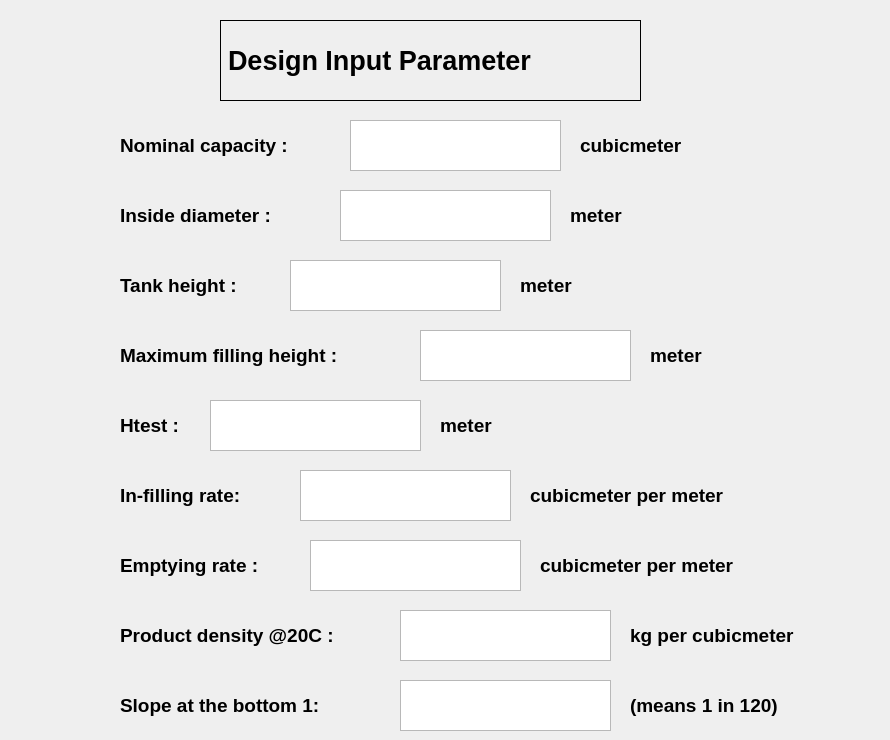
  <widget class="QWidget" name="DesignInputParameter">
   <widget class="QLabel" name="heading_2">
    <property name="geometry">
     <rect>
      <x>220</x>
      <y>20</y>
      <width>421</width>
      <height>81</height>
     </rect>
    </property>
    <property name="font">
     <font>
      <pointsize>20</pointsize>
      <weight>75</weight>
      <bold>true</bold>
     </font>
    </property>
    <property name="autoFillBackground">
     <bool>true</bool>
    </property>
    <property name="frameShape">
     <enum>QFrame::Box</enum>
    </property>
    <property name="text">
     <string>Design Input Parameter</string>
    </property>
   </widget>
   <widget class="QTextEdit" name="Nominalcapacity">
    <property name="geometry">
     <rect>
      <x>350</x>
      <y>120</y>
      <width>211</width>
      <height>51</height>
     </rect>
    </property>
   </widget>
   <widget class="QLabel" name="Nominalcapacity_2">
    <property name="geometry">
     <rect>
      <x>120</x>
      <y>120</y>
      <width>231</width>
      <height>51</height>
     </rect>
    </property>
    <property name="font">
     <font>
      <pointsize>14</pointsize>
      <weight>75</weight>
      <bold>true</bold>
     </font>
    </property>
    <property name="text">
     <string>Nominal capacity :</string>
    </property>
   </widget>
   <widget class="QLabel" name="Insidediameter_2">
    <property name="geometry">
     <rect>
      <x>120</x>
      <y>190</y>
      <width>201</width>
      <height>51</height>
     </rect>
    </property>
    <property name="font">
     <font>
      <pointsize>14</pointsize>
      <weight>75</weight>
      <bold>true</bold>
     </font>
    </property>
    <property name="text">
     <string>Inside diameter :</string>
    </property>
   </widget>
   <widget class="QTextEdit" name="Insidediameter">
    <property name="geometry">
     <rect>
      <x>340</x>
      <y>190</y>
      <width>211</width>
      <height>51</height>
     </rect>
    </property>
   </widget>
   <widget class="QLabel" name="tankheight_2">
    <property name="geometry">
     <rect>
      <x>120</x>
      <y>260</y>
      <width>201</width>
      <height>51</height>
     </rect>
    </property>
    <property name="font">
     <font>
      <pointsize>14</pointsize>
      <weight>75</weight>
      <bold>true</bold>
     </font>
    </property>
    <property name="text">
     <string>Tank height :</string>
    </property>
   </widget>
   <widget class="QTextEdit" name="tankheight">
    <property name="geometry">
     <rect>
      <x>290</x>
      <y>260</y>
      <width>211</width>
      <height>51</height>
     </rect>
    </property>
   </widget>
   <widget class="QLabel" name="maximumfillingheight_2">
    <property name="geometry">
     <rect>
      <x>120</x>
      <y>330</y>
      <width>291</width>
      <height>51</height>
     </rect>
    </property>
    <property name="font">
     <font>
      <pointsize>14</pointsize>
      <weight>75</weight>
      <bold>true</bold>
     </font>
    </property>
    <property name="text">
     <string>Maximum filling height :</string>
    </property>
   </widget>
   <widget class="QTextEdit" name="maximumfillingheight">
    <property name="geometry">
     <rect>
      <x>420</x>
      <y>330</y>
      <width>211</width>
      <height>51</height>
     </rect>
    </property>
   </widget>
   <widget class="QLabel" name="Htest_2">
    <property name="geometry">
     <rect>
      <x>120</x>
      <y>400</y>
      <width>201</width>
      <height>51</height>
     </rect>
    </property>
    <property name="font">
     <font>
      <pointsize>14</pointsize>
      <weight>75</weight>
      <bold>true</bold>
     </font>
    </property>
    <property name="text">
     <string>Htest :</string>
    </property>
   </widget>
   <widget class="QTextEdit" name="Htest">
    <property name="geometry">
     <rect>
      <x>210</x>
      <y>400</y>
      <width>211</width>
      <height>51</height>
     </rect>
    </property>
   </widget>
   <widget class="QLabel" name="infillingrate_2">
    <property name="geometry">
     <rect>
      <x>120</x>
      <y>470</y>
      <width>201</width>
      <height>51</height>
     </rect>
    </property>
    <property name="font">
     <font>
      <pointsize>14</pointsize>
      <weight>75</weight>
      <bold>true</bold>
     </font>
    </property>
    <property name="text">
     <string>In-filling rate:</string>
    </property>
   </widget>
   <widget class="QTextEdit" name="infillingrate">
    <property name="geometry">
     <rect>
      <x>300</x>
      <y>470</y>
      <width>211</width>
      <height>51</height>
     </rect>
    </property>
   </widget>
   <widget class="QLabel" name="Emptyingrate_2">
    <property name="geometry">
     <rect>
      <x>120</x>
      <y>540</y>
      <width>201</width>
      <height>51</height>
     </rect>
    </property>
    <property name="font">
     <font>
      <pointsize>14</pointsize>
      <weight>75</weight>
      <bold>true</bold>
     </font>
    </property>
    <property name="text">
     <string>Emptying rate :</string>
    </property>
   </widget>
   <widget class="QTextEdit" name="Emptyingrate">
    <property name="geometry">
     <rect>
      <x>310</x>
      <y>540</y>
      <width>211</width>
      <height>51</height>
     </rect>
    </property>
   </widget>
   <widget class="QLabel" name="Productdensity20C_2">
    <property name="geometry">
     <rect>
      <x>120</x>
      <y>610</y>
      <width>291</width>
      <height>51</height>
     </rect>
    </property>
    <property name="font">
     <font>
      <pointsize>14</pointsize>
      <weight>75</weight>
      <bold>true</bold>
     </font>
    </property>
    <property name="text">
     <string>Product density @20C :</string>
    </property>
   </widget>
   <widget class="QTextEdit" name="Productdensity20C">
    <property name="geometry">
     <rect>
      <x>400</x>
      <y>610</y>
      <width>211</width>
      <height>51</height>
     </rect>
    </property>
   </widget>
   <widget class="QLabel" name="Slopeatthebottom1_2">
    <property name="geometry">
     <rect>
      <x>120</x>
      <y>680</y>
      <width>291</width>
      <height>51</height>
     </rect>
    </property>
    <property name="font">
     <font>
      <pointsize>14</pointsize>
      <weight>75</weight>
      <bold>true</bold>
     </font>
    </property>
    <property name="text">
     <string>Slope at the bottom 1:</string>
    </property>
   </widget>
   <widget class="QTextEdit" name="Slopeatthebottom1">
    <property name="geometry">
     <rect>
      <x>400</x>
      <y>680</y>
      <width>211</width>
      <height>51</height>
     </rect>
    </property>
   </widget>
   <widget class="QLabel" name="unit">
    <property name="geometry">
     <rect>
      <x>580</x>
      <y>120</y>
      <width>231</width>
      <height>51</height>
     </rect>
    </property>
    <property name="font">
     <font>
      <pointsize>14</pointsize>
      <weight>75</weight>
      <bold>true</bold>
     </font>
    </property>
    <property name="text">
     <string>cubicmeter</string>
    </property>
   </widget>
   <widget class="QLabel" name="unit_2">
    <property name="geometry">
     <rect>
      <x>570</x>
      <y>190</y>
      <width>231</width>
      <height>51</height>
     </rect>
    </property>
    <property name="font">
     <font>
      <pointsize>14</pointsize>
      <weight>75</weight>
      <bold>true</bold>
     </font>
    </property>
    <property name="text">
     <string>meter</string>
    </property>
   </widget>
   <widget class="QLabel" name="unit_3">
    <property name="geometry">
     <rect>
      <x>520</x>
      <y>260</y>
      <width>231</width>
      <height>51</height>
     </rect>
    </property>
    <property name="font">
     <font>
      <pointsize>14</pointsize>
      <weight>75</weight>
      <bold>true</bold>
     </font>
    </property>
    <property name="text">
     <string>meter</string>
    </property>
   </widget>
   <widget class="QLabel" name="unit_4">
    <property name="geometry">
     <rect>
      <x>650</x>
      <y>330</y>
      <width>231</width>
      <height>51</height>
     </rect>
    </property>
    <property name="font">
     <font>
      <pointsize>14</pointsize>
      <weight>75</weight>
      <bold>true</bold>
     </font>
    </property>
    <property name="text">
     <string>meter</string>
    </property>
   </widget>
   <widget class="QLabel" name="unit_5">
    <property name="geometry">
     <rect>
      <x>440</x>
      <y>400</y>
      <width>231</width>
      <height>51</height>
     </rect>
    </property>
    <property name="font">
     <font>
      <pointsize>14</pointsize>
      <weight>75</weight>
      <bold>true</bold>
     </font>
    </property>
    <property name="text">
     <string>meter</string>
    </property>
   </widget>
   <widget class="QLabel" name="unit_6">
    <property name="geometry">
     <rect>
      <x>530</x>
      <y>470</y>
      <width>281</width>
      <height>51</height>
     </rect>
    </property>
    <property name="font">
     <font>
      <pointsize>14</pointsize>
      <weight>75</weight>
      <bold>true</bold>
     </font>
    </property>
    <property name="text">
     <string>cubicmeter per meter</string>
    </property>
   </widget>
   <widget class="QLabel" name="unit_7">
    <property name="geometry">
     <rect>
      <x>540</x>
      <y>540</y>
      <width>271</width>
      <height>51</height>
     </rect>
    </property>
    <property name="font">
     <font>
      <pointsize>14</pointsize>
      <weight>75</weight>
      <bold>true</bold>
     </font>
    </property>
    <property name="text">
     <string>cubicmeter per meter</string>
    </property>
   </widget>
   <widget class="QLabel" name="unit_8">
    <property name="geometry">
     <rect>
      <x>630</x>
      <y>610</y>
      <width>231</width>
      <height>51</height>
     </rect>
    </property>
    <property name="font">
     <font>
      <pointsize>14</pointsize>
      <weight>75</weight>
      <bold>true</bold>
     </font>
    </property>
    <property name="text">
     <string>kg per cubicmeter </string>
    </property>
   </widget>
   <widget class="QLabel" name="unit_9">
    <property name="geometry">
     <rect>
      <x>630</x>
      <y>680</y>
      <width>231</width>
      <height>51</height>
     </rect>
    </property>
    <property name="font">
     <font>
      <pointsize>14</pointsize>
      <weight>75</weight>
      <bold>true</bold>
     </font>
    </property>
    <property name="text">
     <string>(means 1 in 120)</string>
    </property>
   </widget>
  </widget>
